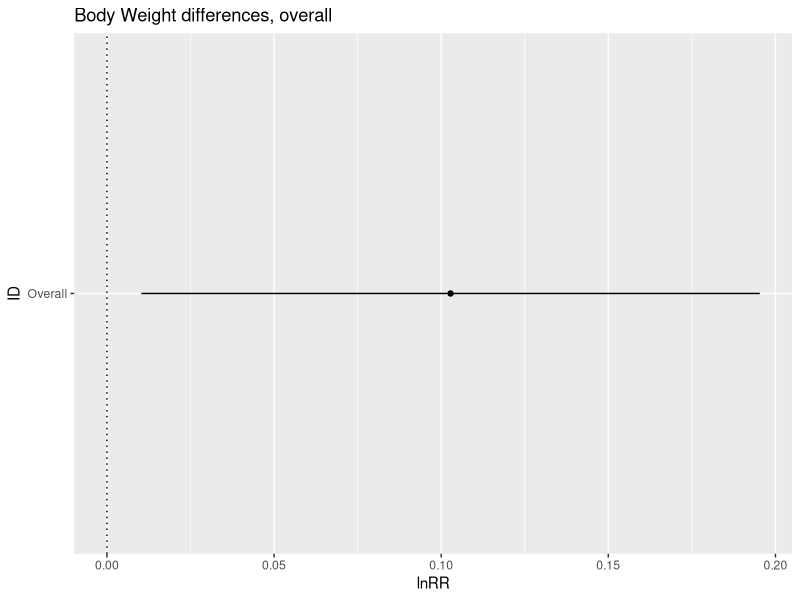
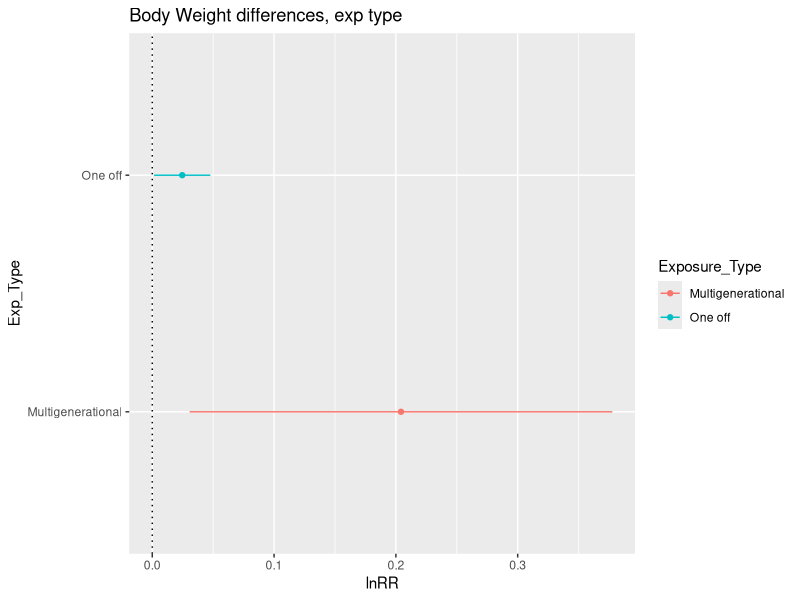
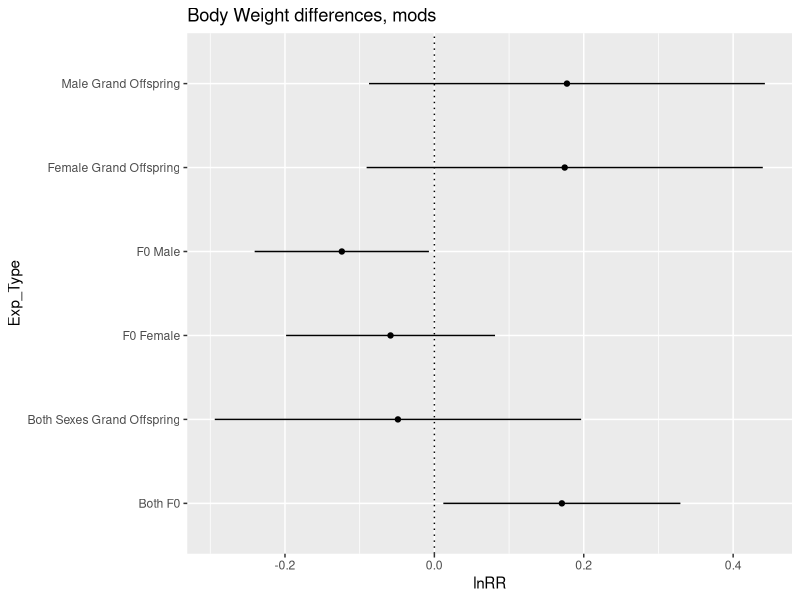
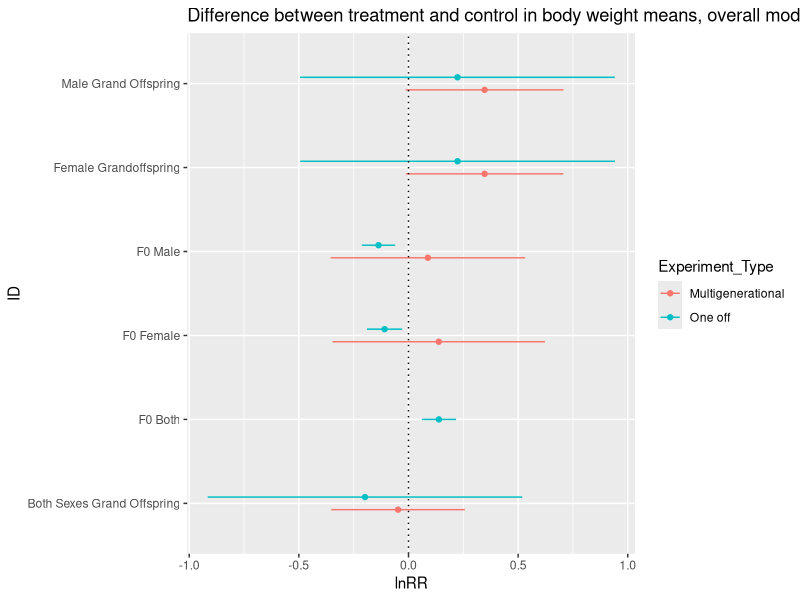
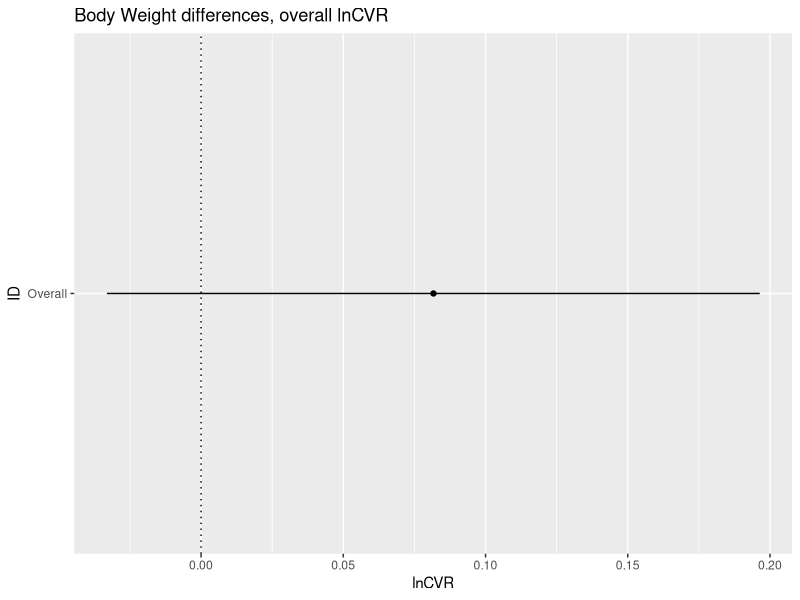
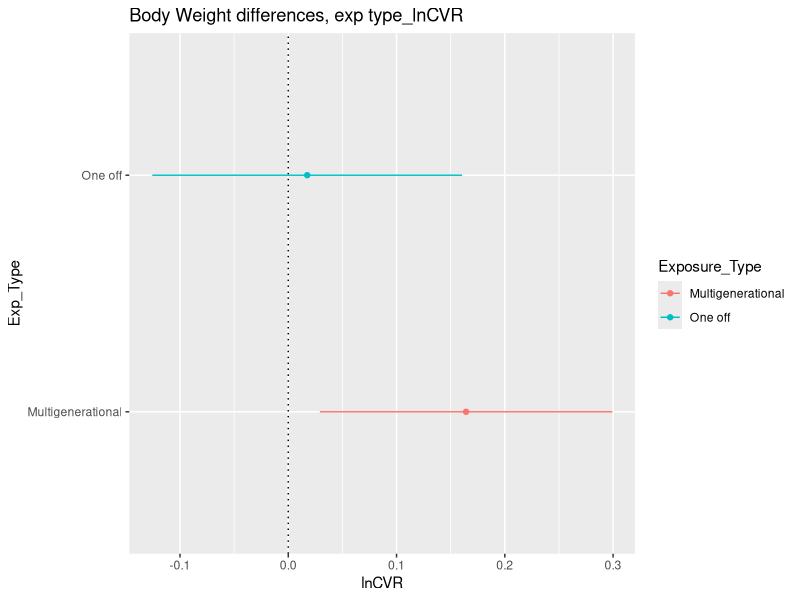
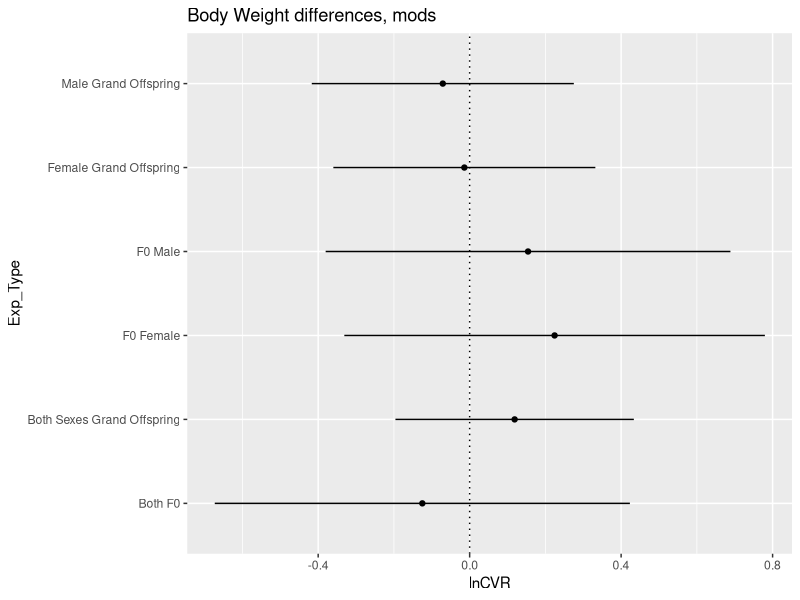
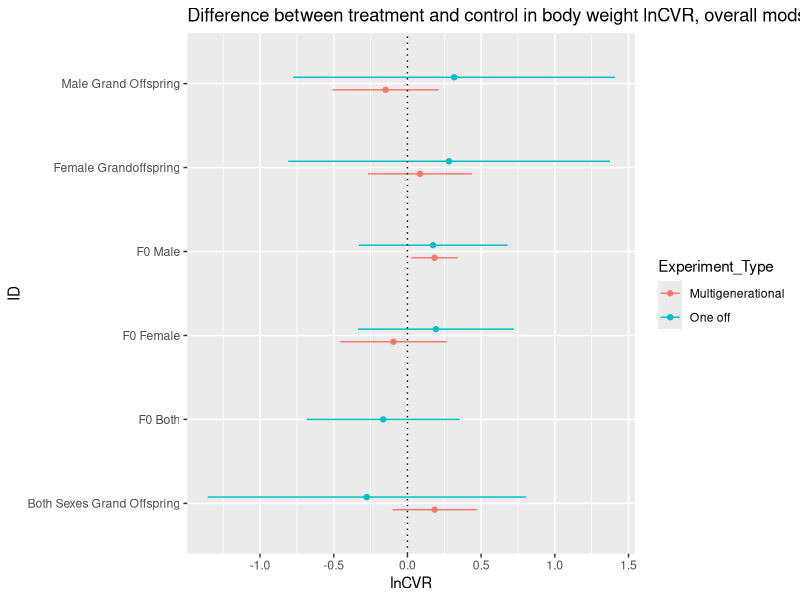

Generate these figures, in order, with R:
## ---- chunk 1
library(tidyverse)
library(openxlsx)  
library(knitr)
library(metafor)
library(ggplot2)
library(readxl)
## ---- chunk 2
Body_Weight_lnRR <- read.csv("../data/Body_Weight_lnRR.csv")

ALL_TRAITS <- read.xlsx("../data/ALL_TRAITS.xlsx")
## ---- chunk 3

#Subetting

Body_Weight_lnRR_MG <- subset(Body_Weight_lnRR, Body_Weight_lnRR$Exposure_Type == "Multigenerational")

Body_Weight_lnRR_OF <- subset(Body_Weight_lnRR, Body_Weight_lnRR$Exposure_Type == "One off")
## ---- chunk 4

#Overall analysis, not split

Body_Weight_overall <- rma.mv(yi, vi, random = list(~1|Paper_ID,~1|Cohort_ID), data=Body_Weight_lnRR, method = 'REML')

summary(Body_Weight_overall)

#Tibble of overall results

Body_Weight_overall_lnRR <- tibble(
  ID = "Overall", 
  lnRR = 0.1028,
  ci.lb = 0.0103,
  ci.ub = 0.1953
)

plot_BW_overall <- ggplot(Body_Weight_overall_lnRR, aes(x=ID, y=lnRR)) + 
  geom_errorbar(aes(ymin=ci.lb, ymax=ci.ub), width = 0, position = position_dodge(0.3)) +
  geom_point(aes(x = ID, y = lnRR), position = position_dodge(0.3))+
  geom_hline(yintercept = 0, lty = "dotted") +
  labs(title ="Body Weight differences, overall", x = "ID", y = "lnRR") +
  coord_flip()
plot_BW_overall
## ---- chunk 5

#MG then OF

Body_Weight_MG <- rma.mv(yi, vi, random = list(~1|Paper_ID,~1|Cohort_ID), data=Body_Weight_lnRR_MG, method = 'REML')

summary(Body_Weight_MG)

Body_Weight_OF <- rma.mv(yi, vi, random = list(~1|Paper_ID,~1|Cohort_ID), data=Body_Weight_lnRR_OF, method = 'REML')

summary(Body_Weight_OF)


#Tibble of results

Body_Weight_Exp_lnRR <- tibble(
  Exposure_Type = c("Multigenerational", "One off"),
  lnRR = c(0.2042, 0.0246),
  ci.lb = c(0.0307, 0.0015),
  ci.ub = c(0.3777, 0.0477)
)

Body_Weight_Exp_lnRR



#Plotting when split by exp type

plot_BW_exp_type <- ggplot(Body_Weight_Exp_lnRR, aes(x=Exposure_Type, y=lnRR, colour = Exposure_Type)) + 
  geom_errorbar(aes(ymin=ci.lb, ymax=ci.ub), width = 0, position = position_dodge(0.3)) +
  geom_point(aes(x = Exposure_Type, y = lnRR), position = position_dodge(0.3))+
  geom_hline(yintercept = 0, lty = "dotted") +
  labs(title ="Body Weight differences, exp type", x = "Exp_Type", y = "lnRR") +
  coord_flip()
plot_BW_exp_type
## ---- chunk 6
#Adding moderators
BW_F0 <- rma.mv(yi, vi, mods = ~F0_Parent_Exposed, random = list(~1|Paper_ID,~1|Cohort_ID), data=Body_Weight_lnRR, method = 'REML')

summary(BW_F0)

BW_Sex <- rma.mv(yi, vi, mods = ~Sex, random = list(~1|Paper_ID,~1|Cohort_ID), data=Body_Weight_lnRR, method = 'REML')

summary(BW_Sex)

#Tibble of results

Body_Weight_Mods_lnRR <- tibble(
  ID = c("Both F0", "F0 Female", "F0 Male", "Both Sexes Grand Offspring", "Female Grand Offspring", "Male Grand Offspring"),
  lnRR = c(0.1707, -0.0587,-0.1239,-0.0488,0.1745,0.1775),
  ci.lb = c(0.0120, -0.1985, -0.2406, -0.2940,-0.0907, -0.0875),
  ci.ub = c(0.3294, 0.0812, -0.0073,0.1965,0.4397,0.4425)
)

plot_BW_mods <- ggplot(Body_Weight_Mods_lnRR, aes(x=ID, y=lnRR)) + 
  geom_errorbar(aes(ymin=ci.lb, ymax=ci.ub), width = 0, position = position_dodge(0.3)) +
  geom_point(aes(x = ID, y = lnRR), position = position_dodge(0.3))+
  geom_hline(yintercept = 0, lty = "dotted") +
  labs(title ="Body Weight differences, mods", x = "Exp_Type", y = "lnRR") +
  coord_flip()
plot_BW_mods

## ---- chunk 7

#splitting by exposure type

Body_Weight_MG_F0 <- rma.mv(yi, vi, mods = ~F0_Parent_Exposed, random = list(~1|Paper_ID,~1|Cohort_ID), data=Body_Weight_lnRR_MG, method = 'REML')

summary(Body_Weight_MG_F0)


Body_Weight_OF_F0 <- rma.mv(yi, vi, mods = ~F0_Parent_Exposed, random = list(~1|Paper_ID,~1|Cohort_ID), data=Body_Weight_lnRR_OF, method = 'REML')

summary(Body_Weight_OF_F0)

Body_Weight_MG_Sex <- rma.mv(yi, vi, mods = ~Sex, random = list(~1|Paper_ID,~1|Cohort_ID), data=Body_Weight_lnRR_MG, method = 'REML')

summary(Body_Weight_MG_Sex)


Body_Weight_OF_Sex <- rma.mv(yi, vi, mods = ~Sex, random = list(~1|Paper_ID,~1|Cohort_ID), data=Body_Weight_lnRR_OF, method = 'REML')

summary(Body_Weight_OF_Sex)

#Tibble of results

Body_Weight_Mods_lnRR <- tibble(
  Experiment_Type = c("Multigenerational","Multigenerational", "One off","One off","One off","Multigenerational","Multigenerational","Multigenerational", "One off","One off","One off"),
  ID = c("F0 Male", "F0 Female", "F0 Both", "F0 Female", "F0 Male", "Both Sexes Grand Offspring", "Female Grandoffspring", "Male Grand Offspring", "Both Sexes Grand Offspring", "Female Grandoffspring", "Male Grand Offspring"), 
  lnRR = c(0.0884,0.1380,0.1387,-0.1090,-0.1369, -0.0477, 0.3472,0.3470,-0.1987,0.2238, 0.2234),
  ci.lb = c( -0.3550,-0.3466,0.0605,-0.1892,-0.2129,-0.3526,-0.0119,-0.0130,-0.9161,-0.4941,-0.4945),
  ci.ub = c(0.5317,0.6225, 0.2170,-0.0287,-0.0608, 0.2571,0.7063,0.7071,0.5187,0.9416,0.9412)
)

Body_Weight_Mods_lnRR

plot_lnRR_BW_mods_exp <- ggplot(Body_Weight_Mods_lnRR, aes(x=ID, y=lnRR, colour=Experiment_Type)) + 
  geom_errorbar(aes(ymin=ci.lb, ymax=ci.ub), width = 0, position = position_dodge(0.3)) +
  geom_point(aes(x = ID, y = lnRR), position = position_dodge(0.3))+
  geom_hline(yintercept = 0, lty = "dotted") +
  labs(title ="Difference between treatment and control in body weight means, overall mods", x = "ID", y = "lnRR") +
  coord_flip()
 
plot_lnRR_BW_mods_exp
## ---- chunk 8

Effect_Size_All_Traits_lnCVR <- escalc(measure="CVR", m1i=Mean_Treatment, sd1i=SD_Treatment, n1i=Sample_Size_n_Treatment, m2i=Mean_Control, sd2i=SD_Control, n2i=Sample_Size_n_Control, data=ALL_TRAITS)

#Converting into factors

Effect_Size_All_Traits_lnCVR$Trait <- factor(Effect_Size_All_Traits_lnCVR$Trait)
Effect_Size_All_Traits_lnCVR$Exposure_Type <- factor(Effect_Size_All_Traits_lnCVR$Exposure_Type)
Effect_Size_All_Traits_lnCVR$Sex <- factor(Effect_Size_All_Traits_lnCVR$Sex)
Effect_Size_All_Traits_lnCVR$Generation <- factor(Effect_Size_All_Traits_lnCVR$Generation)
Effect_Size_All_Traits_lnCVR$Cohort_ID <- factor(Effect_Size_All_Traits_lnCVR$Cohort_ID)
Effect_Size_All_Traits_lnCVR$Paper_ID <- factor(Effect_Size_All_Traits_lnCVR$Paper_ID)
Effect_Size_All_Traits_lnCVR$Rodent_type <- factor(Effect_Size_All_Traits_lnCVR$Rodent_type)
Effect_Size_All_Traits_lnCVR$F2_Diet_at_measurement <- factor(Effect_Size_All_Traits_lnCVR$F2_Diet_at_measurement)
Effect_Size_All_Traits_lnCVR$Strain <- factor(Effect_Size_All_Traits_lnCVR$Strain)
Effect_Size_All_Traits_lnCVR$F0_Parent_Exposed <- factor(Effect_Size_All_Traits_lnCVR$F0_Parent_Exposed)

#Subset into Body Weight

#Subetting

Body_Weight_lnCVR <- subset(Effect_Size_All_Traits_lnCVR, Effect_Size_All_Traits_lnCVR$Trait == "Body_Weight")

Body_Weight_lnCVR_MG <- subset(Body_Weight_lnCVR, Body_Weight_lnCVR$Exposure_Type == "Multigenerational")

Body_Weight_lnCVR_OF <- subset(Body_Weight_lnCVR, Body_Weight_lnCVR$Exposure_Type == "One off")

## ---- chunk 9
#ALL OF and MG

Body_Weight_lnCVR_0mods <- rma.mv(yi, vi, random = list(~1|Paper_ID,~1|Cohort_ID), data=Body_Weight_lnCVR, method = 'REML')

summary(Body_Weight_lnCVR_0mods)

#Tibble of overall results

Body_Weight_overall_lnCVR <- tibble(
  ID = "Overall", 
  lnCVR = 0.0817,
  ci.lb = -0.0331,
  ci.ub = 0.1964
)

plot_BW_overall_lnCVR <- ggplot(Body_Weight_overall_lnCVR, aes(x=ID, y=lnCVR)) + 
  geom_errorbar(aes(ymin=ci.lb, ymax=ci.ub), width = 0, position = position_dodge(0.3)) +
  geom_point(aes(x = ID, y = lnCVR), position = position_dodge(0.3))+
  geom_hline(yintercept = 0, lty = "dotted") +
  labs(title ="Body Weight differences, overall lnCVR", x = "ID", y = "lnCVR") +
  coord_flip()
plot_BW_overall_lnCVR

## ---- chunk 10

# Modelling all traits with no mods MG (lnCVR)
Body_Weight_lnCVR_0mods_MG <- rma.mv(yi, vi, random = list(~1|Paper_ID,~1|Cohort_ID), data=Body_Weight_lnCVR_MG, method = 'REML')


summary(Body_Weight_lnCVR_0mods_MG)

#Heterogeneity I2 (adapt for all models)
W <- diag(1/Body_Weight_lnCVR_MG$vi)
X <- model.matrix(Body_Weight_lnCVR_0mods_MG)
P <- W - W %*% X %*% solve(t(X) %*% W %*% X) %*% t(X) %*% W
I2_MG_lnCVR_BW <- 100 * sum(Body_Weight_lnCVR_0mods_MG$sigma2) / (sum(Body_Weight_lnCVR_0mods_MG$sigma2) + (Body_Weight_lnCVR_0mods_MG$k-Body_Weight_lnCVR_0mods_MG$p)/sum(diag(P)))
I2_MG_lnCVR_BW

# Modelling all traits with no mods OF (lnCVR)
Body_Weight_lnCVR_0mods_OF <- rma.mv(yi, vi, random = list(~1|Paper_ID,~1|Cohort_ID), data=Body_Weight_lnCVR_OF, method = 'REML')

summary(Body_Weight_lnCVR_0mods_OF)

#Tibble of results

Body_Weight_Exp_lnCVR <- tibble(
  Exposure_Type = c("Multigenerational", "One off"),
  lnCVR = c(0.1642,0.0175 ),
  ci.lb = c(0.0292,-0.1256 ),
  ci.ub = c(0.2993,0.1605 )
)

Body_Weight_Exp_lnCVR



#Plotting when split by exp type

plot_BW_exp_type_lnCVR <- ggplot(Body_Weight_Exp_lnCVR, aes(x=Exposure_Type, y=lnCVR, colour = Exposure_Type)) + 
  geom_errorbar(aes(ymin=ci.lb, ymax=ci.ub), width = 0, position = position_dodge(0.3)) +
  geom_point(aes(x = Exposure_Type, y = lnCVR), position = position_dodge(0.3))+
  geom_hline(yintercept = 0, lty = "dotted") +
  labs(title ="Body Weight differences, exp type_lnCVR", x = "Exp_Type", y = "lnCVR") +
  coord_flip()
plot_BW_exp_type_lnCVR


## ---- chunk 11
#Adding moderators
BW_F0_lnCVR <- rma.mv(yi, vi, mods = ~F0_Parent_Exposed, random = list(~1|Paper_ID,~1|Cohort_ID), data=Body_Weight_lnCVR, method = 'REML')

summary(BW_F0_lnCVR)

BW_Sex_lnCVR <- rma.mv(yi, vi, mods = ~Sex, random = list(~1|Paper_ID,~1|Cohort_ID), data=Body_Weight_lnCVR, method = 'REML')

summary(BW_Sex_lnCVR)

#Tibble of results

Body_Weight_Mods_lnCVR <- tibble(
  ID = c("Both F0", "F0 Female", "F0 Male", "Both Sexes Grand Offspring", "Female Grand Offspring", "Male Grand Offspring"),
  lnCVR = c(BW_F0_lnCVR$b[1], BW_F0_lnCVR$b[2],BW_F0_lnCVR$b[3],BW_Sex_lnCVR$b[1],BW_Sex_lnCVR$b[2],BW_Sex_lnCVR$b[3]),
  ci.lb = c(BW_F0_lnCVR$ci.lb[1], BW_F0_lnCVR$ci.lb[2],BW_F0_lnCVR$ci.lb[3],BW_Sex_lnCVR$ci.lb[1],BW_Sex_lnCVR$ci.lb[2],BW_Sex_lnCVR$ci.lb[3]),
  ci.ub = c(BW_F0_lnCVR$ci.ub[1], BW_F0_lnCVR$ci.ub[2],BW_F0_lnCVR$ci.ub[3],BW_Sex_lnCVR$ci.ub[1],BW_Sex_lnCVR$ci.ub[2],BW_Sex_lnCVR$ci.ub[3])
)

Body_Weight_Mods_lnCVR

plot_BW_mods_lnCVR <- ggplot(Body_Weight_Mods_lnCVR, aes(x=ID, y=lnCVR)) + 
  geom_errorbar(aes(ymin=ci.lb, ymax=ci.ub), width = 0, position = position_dodge(0.3)) +
  geom_point(aes(x = ID, y = lnCVR), position = position_dodge(0.3))+
  geom_hline(yintercept = 0, lty = "dotted") +
  labs(title ="Body Weight differences, mods", x = "Exp_Type", y = "lnCVR") +
  coord_flip()
plot_BW_mods_lnCVR
## ---- chunk 12

#splitting by exposure type

Body_Weight_MG_F0_lnCVR <- rma.mv(yi, vi, mods = ~F0_Parent_Exposed, random = list(~1|Paper_ID,~1|Cohort_ID), data=Body_Weight_lnCVR_MG, method = 'REML')

summary(Body_Weight_MG_F0_lnCVR)


Body_Weight_OF_F0_lnCVR <- rma.mv(yi, vi, mods = ~F0_Parent_Exposed, random = list(~1|Paper_ID,~1|Cohort_ID), data=Body_Weight_lnCVR_OF, method = 'REML')

summary(Body_Weight_OF_F0_lnCVR)

Body_Weight_MG_Sex_lnCVR <- rma.mv(yi, vi, mods = ~Sex, random = list(~1|Paper_ID,~1|Cohort_ID), data=Body_Weight_lnCVR_MG, method = 'REML')

summary(Body_Weight_MG_Sex_lnCVR)


Body_Weight_OF_Sex_lnCVR <- rma.mv(yi, vi, mods = ~Sex, random = list(~1|Paper_ID,~1|Cohort_ID), data=Body_Weight_lnCVR_OF, method = 'REML')

summary(Body_Weight_OF_Sex_lnCVR)

#Tibble of results

Body_Weight_Mods_lnCVR_Exp <- tibble(
  Experiment_Type = c("Multigenerational","Multigenerational", "One off","One off","One off","Multigenerational","Multigenerational","Multigenerational", "One off","One off","One off"),
  ID = c("F0 Male", "F0 Female", "F0 Both", "F0 Female", "F0 Male", "Both Sexes Grand Offspring", "Female Grandoffspring", "Male Grand Offspring", "Both Sexes Grand Offspring", "Female Grandoffspring", "Male Grand Offspring"), 
  lnCVR = c(0.1843,-0.0949,-0.1641,0.1931,0.1742,0.1849,0.0849,-0.1482,-0.2760,0.2824,0.3166),
  ci.lb = c(0.0267,-0.4551,-0.6830,-0.3353,-0.3313,-0.1008,-0.2681,-0.5084,-1.3553,-0.8091,-0.7747),
  ci.ub = c(0.3420,0.2654,0.3548,0.7216,0.6798,0.4706,0.4380,0.2120,0.8032,1.3739,1.4079)
)

Body_Weight_Mods_lnCVR_Exp


plot_lnCVR_BW_mods_exp <- ggplot(Body_Weight_Mods_lnCVR_Exp, aes(x=ID, y=lnCVR, colour=Experiment_Type)) + 
  geom_errorbar(aes(ymin=ci.lb, ymax=ci.ub), width = 0, position = position_dodge(0.3)) +
  geom_point(aes(x = ID, y = lnCVR), position = position_dodge(0.3))+
  geom_hline(yintercept = 0, lty = "dotted") +
  labs(title ="Difference between treatment and control in body weight lnCVR, overall mods", x = "ID", y = "lnCVR") +
  coord_flip()
 
plot_lnCVR_BW_mods_exp
